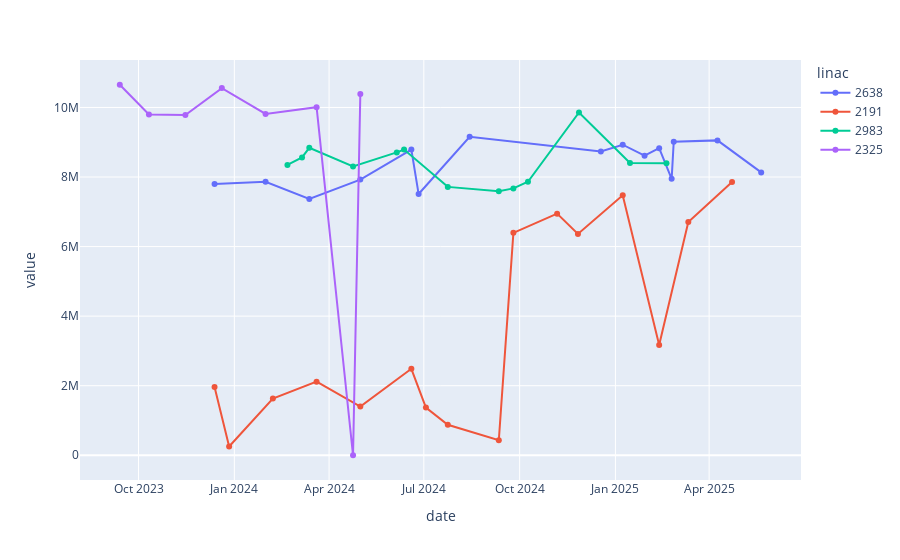
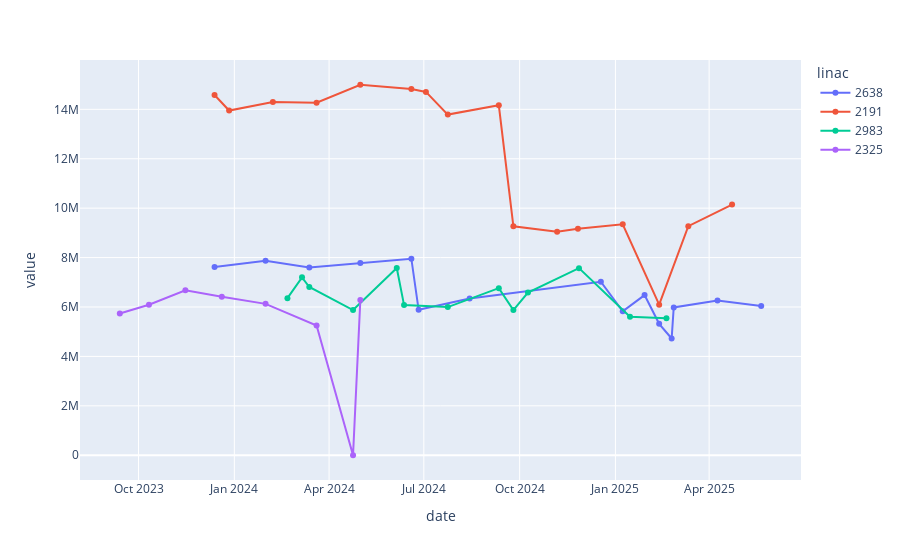
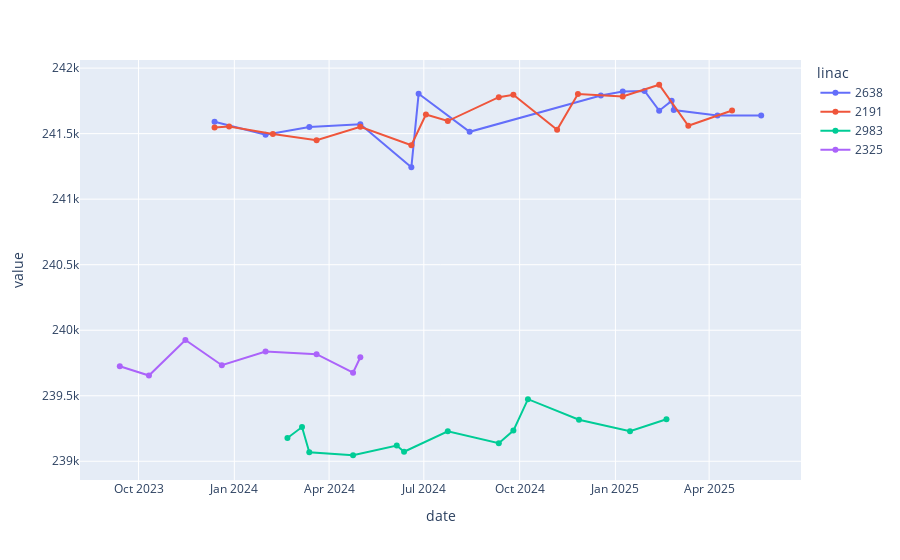

Source (notebook cell) for these figures, in order:
### Code cell
for x in range(len(show.columns)):  
    p_I = show.columns[x][:2]


    fig = px.line(mlc_cal_data[mlc_cal_data["Part&item"] == f"I:{p_I[0]} P:{p_I[1]}"], x="date", y ="value", color="linac", hover_data=["Part&item", "category"],markers=True)
    fig.show()

### Figure 1 — Plotly figure (JSON) as saved in the notebook; plotly's stock layout.template omitted (floating-point values rounded to 4 significant figures)
{"data": [{"customdata": [["I:2380 P:150.0", "Leaf Y2 1"], ["I:2380 P:150.0", "Leaf Y2 1"], ["I:2380 P:150.0", "Leaf Y2 1"], ["I:2380 P:150.0", "Leaf Y2 1"], ["I:2380 P:150.0", "Leaf Y2 1"], ["I:2380 P:150.0", "Leaf Y2 1"], ["I:2380 P:150.0", "Leaf Y2 1"], ["I:2380 P:150.0", "Leaf Y2 1"], ["I:2380 P:150.0", "Leaf Y2 1"], ["I:2380 P:150.0", "Leaf Y2 1"], ["I:2380 P:150.0", "Leaf Y2 1"], ["I:2380 P:150.0", "Leaf Y2 1"], ["I:2380 P:150.0", "Leaf Y2 1"], ["I:2380 P:150.0", "Leaf Y2 1"], ["I:2380 P:150.0", "Leaf Y2 1"]], "hovertemplate": "linac=2638<br>date=%{x}<br>value=%{y}<br>Part&item=%{customdata[0]}<br>category=%{customdata[1]}<extra></extra>", "legendgroup": "2638", "line": {"color": "#636efa", "dash": "solid"}, "marker": {"symbol": "circle"}, "mode": "lines+markers", "name": "2638", "orientation": "v", "showlegend": true, "type": "scatter", "x": ["2025-05-21", "2025-04-09", "2025-02-26", "2025-02-24", "2025-02-12", "2025-01-29", "2025-01-08", "2024-12-18", "2024-08-14", "2024-06-26", "2024-06-19", "2024-05-01", "2024-03-13", "2024-01-31", "2023-12-13"], "xaxis": "x", "y": [8133415, 9053643, 9014389, 7947535, 8828443, 8611591, 8929077, 8735390, 9154778, 7510817, 8787860, 7925594, 7369173, 7865042, 7802689], "yaxis": "y"}, {"customdata": [["I:2380 P:150.0", "Leaf Y2 1"], ["I:2380 P:150.0", "Leaf Y2 1"], ["I:2380 P:150.0", "Leaf Y2 1"], ["I:2380 P:150.0", "Leaf Y2 1"], ["I:2380 P:150.0", "Leaf Y2 1"], ["I:2380 P:150.0", "Leaf Y2 1"], ["I:2380 P:150.0", "Leaf Y2 1"], ["I:2380 P:150.0", "Leaf Y2 1"], ["I:2380 P:150.0", "Leaf Y2 1"], ["I:2380 P:150.0", "Leaf Y2 1"], ["I:2380 P:150.0", "Leaf Y2 1"], ["I:2380 P:150.0", "Leaf Y2 1"], ["I:2380 P:150.0", "Leaf Y2 1"], ["I:2380 P:150.0", "Leaf Y2 1"], ["I:2380 P:150.0", "Leaf Y2 1"], ["I:2380 P:150.0", "Leaf Y2 1"]], "hovertemplate": "linac=2191<br>date=%{x}<br>value=%{y}<br>Part&item=%{customdata[0]}<br>category=%{customdata[1]}<extra></extra>", "legendgroup": "2191", "line": {"color": "#EF553B", "dash": "solid"}, "marker": {"symbol": "circle"}, "mode": "lines+markers", "name": "2191", "orientation": "v", "showlegend": true, "type": "scatter", "x": ["2025-04-23", "2025-03-12", "2025-02-12", "2025-01-08", "2024-11-26", "2024-11-06", "2024-09-25", "2024-09-11", "2024-07-24", "2024-07-03", "2024-06-19", "2024-05-01", "2024-03-20", "2024-02-07", "2023-12-27", "2023-12-13"], "xaxis": "x", "y": [7856137, 6706497, 3167282, 7474165, 6361966, 6947284, 6394533, 431047, 877338, 1370714, 2485343, 1399742, 2116663, 1628238, 252336, 1960350], "yaxis": "y"}, {"customdata": [["I:2380 P:150.0", "Leaf Y2 1"], ["I:2380 P:150.0", "Leaf Y2 1"], ["I:2380 P:150.0", "Leaf Y2 1"], ["I:2380 P:150.0", "Leaf Y2 1"], ["I:2380 P:150.0", "Leaf Y2 1"], ["I:2380 P:150.0", "Leaf Y2 1"], ["I:2380 P:150.0", "Leaf Y2 1"], ["I:2380 P:150.0", "Leaf Y2 1"], ["I:2380 P:150.0", "Leaf Y2 1"], ["I:2380 P:150.0", "Leaf Y2 1"], ["I:2380 P:150.0", "Leaf Y2 1"], ["I:2380 P:150.0", "Leaf Y2 1"], ["I:2380 P:150.0", "Leaf Y2 1"]], "hovertemplate": "linac=2983<br>date=%{x}<br>value=%{y}<br>Part&item=%{customdata[0]}<br>category=%{customdata[1]}<extra></extra>", "legendgroup": "2983", "line": {"color": "#00cc96", "dash": "solid"}, "marker": {"symbol": "circle"}, "mode": "lines+markers", "name": "2983", "orientation": "v", "showlegend": true, "type": "scatter", "x": ["2025-02-19", "2025-01-15", "2024-11-27", "2024-10-09", "2024-09-25", "2024-09-11", "2024-07-24", "2024-06-12", "2024-06-05", "2024-04-24", "2024-03-13", "2024-03-06", "2024-02-21"], "xaxis": "x", "y": [8395801, 8403801, 9857686, 7864453, 7673425, 7589001, 7716565, 8788850, 8708416, 8303061, 8840545, 8562419, 8349277], "yaxis": "y"}, {"customdata": [["I:2380 P:150.0", "Leaf Y2 1"], ["I:2380 P:150.0", "Leaf Y2 1"], ["I:2380 P:150.0", "Leaf Y2 1"], ["I:2380 P:150.0", "Leaf Y2 1"], ["I:2380 P:150.0", "Leaf Y2 1"], ["I:2380 P:150.0", "Leaf Y2 1"], ["I:2380 P:150.0", "Leaf Y2 1"], ["I:2380 P:150.0", "Leaf Y2 1"]], "hovertemplate": "linac=2325<br>date=%{x}<br>value=%{y}<br>Part&item=%{customdata[0]}<br>category=%{customdata[1]}<extra></extra>", "legendgroup": "2325", "line": {"color": "#ab63fa", "dash": "solid"}, "marker": {"symbol": "circle"}, "mode": "lines+markers", "name": "2325", "orientation": "v", "showlegend": true, "type": "scatter", "x": ["2024-05-01", "2024-04-24", "2024-03-20", "2024-01-31", "2023-12-20", "2023-11-15", "2023-10-11", "2023-09-13"], "xaxis": "x", "y": [10383682, 0, 10006419, 9814317, 10556544, 9780612, 9797259, 10653191], "yaxis": "y"}], "layout": {"legend": {"title": {"text": "linac"}, "tracegroupgap": 0}, "margin": {"t": 60}, "xaxis": {"anchor": "y", "domain": [0, 1], "title": {"text": "date"}}, "yaxis": {"anchor": "x", "domain": [0, 1], "title": {"text": "value"}}}}

### Figure 2 — Plotly figure (JSON) as saved in the notebook; plotly's stock layout.template omitted (floating-point values rounded to 4 significant figures)
{"data": [{"customdata": [["I:2460 P:150.0", "Leaf Y1 1"], ["I:2460 P:150.0", "Leaf Y1 1"], ["I:2460 P:150.0", "Leaf Y1 1"], ["I:2460 P:150.0", "Leaf Y1 1"], ["I:2460 P:150.0", "Leaf Y1 1"], ["I:2460 P:150.0", "Leaf Y1 1"], ["I:2460 P:150.0", "Leaf Y1 1"], ["I:2460 P:150.0", "Leaf Y1 1"], ["I:2460 P:150.0", "Leaf Y1 1"], ["I:2460 P:150.0", "Leaf Y1 1"], ["I:2460 P:150.0", "Leaf Y1 1"], ["I:2460 P:150.0", "Leaf Y1 1"], ["I:2460 P:150.0", "Leaf Y1 1"], ["I:2460 P:150.0", "Leaf Y1 1"], ["I:2460 P:150.0", "Leaf Y1 1"]], "hovertemplate": "linac=2638<br>date=%{x}<br>value=%{y}<br>Part&item=%{customdata[0]}<br>category=%{customdata[1]}<extra></extra>", "legendgroup": "2638", "line": {"color": "#636efa", "dash": "solid"}, "marker": {"symbol": "circle"}, "mode": "lines+markers", "name": "2638", "orientation": "v", "showlegend": true, "type": "scatter", "x": ["2025-05-21", "2025-04-09", "2025-02-26", "2025-02-24", "2025-02-12", "2025-01-29", "2025-01-08", "2024-12-18", "2024-08-14", "2024-06-26", "2024-06-19", "2024-05-01", "2024-03-13", "2024-01-31", "2023-12-13"], "xaxis": "x", "y": [6040581, 6265424, 5980732, 4724329, 5319296, 6482396, 5823658, 7021315, 6347089, 5886890, 7953768, 7785303, 7595146, 7869589, 7621308], "yaxis": "y"}, {"customdata": [["I:2460 P:150.0", "Leaf Y1 1"], ["I:2460 P:150.0", "Leaf Y1 1"], ["I:2460 P:150.0", "Leaf Y1 1"], ["I:2460 P:150.0", "Leaf Y1 1"], ["I:2460 P:150.0", "Leaf Y1 1"], ["I:2460 P:150.0", "Leaf Y1 1"], ["I:2460 P:150.0", "Leaf Y1 1"], ["I:2460 P:150.0", "Leaf Y1 1"], ["I:2460 P:150.0", "Leaf Y1 1"], ["I:2460 P:150.0", "Leaf Y1 1"], ["I:2460 P:150.0", "Leaf Y1 1"], ["I:2460 P:150.0", "Leaf Y1 1"], ["I:2460 P:150.0", "Leaf Y1 1"], ["I:2460 P:150.0", "Leaf Y1 1"], ["I:2460 P:150.0", "Leaf Y1 1"], ["I:2460 P:150.0", "Leaf Y1 1"]], "hovertemplate": "linac=2191<br>date=%{x}<br>value=%{y}<br>Part&item=%{customdata[0]}<br>category=%{customdata[1]}<extra></extra>", "legendgroup": "2191", "line": {"color": "#EF553B", "dash": "solid"}, "marker": {"symbol": "circle"}, "mode": "lines+markers", "name": "2191", "orientation": "v", "showlegend": true, "type": "scatter", "x": ["2025-04-23", "2025-03-12", "2025-02-12", "2025-01-08", "2024-11-26", "2024-11-06", "2024-09-25", "2024-09-11", "2024-07-24", "2024-07-03", "2024-06-19", "2024-05-01", "2024-03-20", "2024-02-07", "2023-12-27", "2023-12-13"], "xaxis": "x", "y": [10144377, 9271440, 6093922, 9349237, 9162529, 9045010, 9266831, 14164986, 13788011, 14705726, 14826820, 14995254, 14269632, 14299793, 13951338, 14580517], "yaxis": "y"}, {"customdata": [["I:2460 P:150.0", "Leaf Y1 1"], ["I:2460 P:150.0", "Leaf Y1 1"], ["I:2460 P:150.0", "Leaf Y1 1"], ["I:2460 P:150.0", "Leaf Y1 1"], ["I:2460 P:150.0", "Leaf Y1 1"], ["I:2460 P:150.0", "Leaf Y1 1"], ["I:2460 P:150.0", "Leaf Y1 1"], ["I:2460 P:150.0", "Leaf Y1 1"], ["I:2460 P:150.0", "Leaf Y1 1"], ["I:2460 P:150.0", "Leaf Y1 1"], ["I:2460 P:150.0", "Leaf Y1 1"], ["I:2460 P:150.0", "Leaf Y1 1"], ["I:2460 P:150.0", "Leaf Y1 1"]], "hovertemplate": "linac=2983<br>date=%{x}<br>value=%{y}<br>Part&item=%{customdata[0]}<br>category=%{customdata[1]}<extra></extra>", "legendgroup": "2983", "line": {"color": "#00cc96", "dash": "solid"}, "marker": {"symbol": "circle"}, "mode": "lines+markers", "name": "2983", "orientation": "v", "showlegend": true, "type": "scatter", "x": ["2025-02-19", "2025-01-15", "2024-11-27", "2024-10-09", "2024-09-25", "2024-09-11", "2024-07-24", "2024-06-12", "2024-06-05", "2024-04-24", "2024-03-13", "2024-03-06", "2024-02-21"], "xaxis": "x", "y": [5549305, 5606000, 7572598, 6584339, 5873922, 6761880, 5997104, 6078419, 7578995, 5875364, 6810081, 7200676, 6356592], "yaxis": "y"}, {"customdata": [["I:2460 P:150.0", "Leaf Y1 1"], ["I:2460 P:150.0", "Leaf Y1 1"], ["I:2460 P:150.0", "Leaf Y1 1"], ["I:2460 P:150.0", "Leaf Y1 1"], ["I:2460 P:150.0", "Leaf Y1 1"], ["I:2460 P:150.0", "Leaf Y1 1"], ["I:2460 P:150.0", "Leaf Y1 1"], ["I:2460 P:150.0", "Leaf Y1 1"]], "hovertemplate": "linac=2325<br>date=%{x}<br>value=%{y}<br>Part&item=%{customdata[0]}<br>category=%{customdata[1]}<extra></extra>", "legendgroup": "2325", "line": {"color": "#ab63fa", "dash": "solid"}, "marker": {"symbol": "circle"}, "mode": "lines+markers", "name": "2325", "orientation": "v", "showlegend": true, "type": "scatter", "x": ["2024-05-01", "2024-04-24", "2024-03-20", "2024-01-31", "2023-12-20", "2023-11-15", "2023-10-11", "2023-09-13"], "xaxis": "x", "y": [6279901, 0, 5252486, 6127564, 6417020, 6675852, 6093259, 5739156], "yaxis": "y"}], "layout": {"legend": {"title": {"text": "linac"}, "tracegroupgap": 0}, "margin": {"t": 60}, "xaxis": {"anchor": "y", "domain": [0, 1], "title": {"text": "date"}}, "yaxis": {"anchor": "x", "domain": [0, 1], "title": {"text": "value"}}}}

### Figure 3 — Plotly figure (JSON) as saved in the notebook; plotly's stock layout.template omitted (floating-point values rounded to 4 significant figures)
{"data": [{"customdata": [["I:2300 P:133.0", "Leaf Pair 1"], ["I:2300 P:133.0", "Leaf Pair 1"], ["I:2300 P:133.0", "Leaf Pair 1"], ["I:2300 P:133.0", "Leaf Pair 1"], ["I:2300 P:133.0", "Leaf Pair 1"], ["I:2300 P:133.0", "Leaf Pair 1"], ["I:2300 P:133.0", "Leaf Pair 1"], ["I:2300 P:133.0", "Leaf Pair 1"], ["I:2300 P:133.0", "Leaf Pair 1"], ["I:2300 P:133.0", "Leaf Pair 1"], ["I:2300 P:133.0", "Leaf Pair 1"], ["I:2300 P:133.0", "Leaf Pair 1"], ["I:2300 P:133.0", "Leaf Pair 1"], ["I:2300 P:133.0", "Leaf Pair 1"], ["I:2300 P:133.0", "Leaf Pair 1"]], "hovertemplate": "linac=2638<br>date=%{x}<br>value=%{y}<br>Part&item=%{customdata[0]}<br>category=%{customdata[1]}<extra></extra>", "legendgroup": "2638", "line": {"color": "#636efa", "dash": "solid"}, "marker": {"symbol": "circle"}, "mode": "lines+markers", "name": "2638", "orientation": "v", "showlegend": true, "type": "scatter", "x": ["2025-05-21", "2025-04-09", "2025-02-26", "2025-02-24", "2025-02-12", "2025-01-29", "2025-01-08", "2024-12-18", "2024-08-14", "2024-06-26", "2024-06-19", "2024-05-01", "2024-03-13", "2024-01-31", "2023-12-13"], "xaxis": "x", "y": [241639, 241639, 241680, 241750, 241675, 241826, 241822, 241791, 241514, 241804, 241243, 241572, 241550, 241492, 241590], "yaxis": "y"}, {"customdata": [["I:2300 P:133.0", "Leaf Pair 1"], ["I:2300 P:133.0", "Leaf Pair 1"], ["I:2300 P:133.0", "Leaf Pair 1"], ["I:2300 P:133.0", "Leaf Pair 1"], ["I:2300 P:133.0", "Leaf Pair 1"], ["I:2300 P:133.0", "Leaf Pair 1"], ["I:2300 P:133.0", "Leaf Pair 1"], ["I:2300 P:133.0", "Leaf Pair 1"], ["I:2300 P:133.0", "Leaf Pair 1"], ["I:2300 P:133.0", "Leaf Pair 1"], ["I:2300 P:133.0", "Leaf Pair 1"], ["I:2300 P:133.0", "Leaf Pair 1"], ["I:2300 P:133.0", "Leaf Pair 1"], ["I:2300 P:133.0", "Leaf Pair 1"], ["I:2300 P:133.0", "Leaf Pair 1"], ["I:2300 P:133.0", "Leaf Pair 1"]], "hovertemplate": "linac=2191<br>date=%{x}<br>value=%{y}<br>Part&item=%{customdata[0]}<br>category=%{customdata[1]}<extra></extra>", "legendgroup": "2191", "line": {"color": "#EF553B", "dash": "solid"}, "marker": {"symbol": "circle"}, "mode": "lines+markers", "name": "2191", "orientation": "v", "showlegend": true, "type": "scatter", "x": ["2025-04-23", "2025-03-12", "2025-02-12", "2025-01-08", "2024-11-26", "2024-11-06", "2024-09-25", "2024-09-11", "2024-07-24", "2024-07-03", "2024-06-19", "2024-05-01", "2024-03-20", "2024-02-07", "2023-12-27", "2023-12-13"], "xaxis": "x", "y": [241677, 241560, 241873, 241783, 241802, 241529, 241797, 241778, 241596, 241646, 241412, 241552, 241449, 241498, 241554, 241547], "yaxis": "y"}, {"customdata": [["I:2300 P:133.0", "Leaf Pair 1"], ["I:2300 P:133.0", "Leaf Pair 1"], ["I:2300 P:133.0", "Leaf Pair 1"], ["I:2300 P:133.0", "Leaf Pair 1"], ["I:2300 P:133.0", "Leaf Pair 1"], ["I:2300 P:133.0", "Leaf Pair 1"], ["I:2300 P:133.0", "Leaf Pair 1"], ["I:2300 P:133.0", "Leaf Pair 1"], ["I:2300 P:133.0", "Leaf Pair 1"], ["I:2300 P:133.0", "Leaf Pair 1"], ["I:2300 P:133.0", "Leaf Pair 1"], ["I:2300 P:133.0", "Leaf Pair 1"], ["I:2300 P:133.0", "Leaf Pair 1"]], "hovertemplate": "linac=2983<br>date=%{x}<br>value=%{y}<br>Part&item=%{customdata[0]}<br>category=%{customdata[1]}<extra></extra>", "legendgroup": "2983", "line": {"color": "#00cc96", "dash": "solid"}, "marker": {"symbol": "circle"}, "mode": "lines+markers", "name": "2983", "orientation": "v", "showlegend": true, "type": "scatter", "x": ["2025-02-19", "2025-01-15", "2024-11-27", "2024-10-09", "2024-09-25", "2024-09-11", "2024-07-24", "2024-06-12", "2024-06-05", "2024-04-24", "2024-03-13", "2024-03-06", "2024-02-21"], "xaxis": "x", "y": [239321, 239230, 239317, 239474, 239234, 239138, 239229, 239073, 239120, 239046, 239068, 239261, 239178], "yaxis": "y"}, {"customdata": [["I:2300 P:133.0", "Leaf Pair 1"], ["I:2300 P:133.0", "Leaf Pair 1"], ["I:2300 P:133.0", "Leaf Pair 1"], ["I:2300 P:133.0", "Leaf Pair 1"], ["I:2300 P:133.0", "Leaf Pair 1"], ["I:2300 P:133.0", "Leaf Pair 1"], ["I:2300 P:133.0", "Leaf Pair 1"], ["I:2300 P:133.0", "Leaf Pair 1"]], "hovertemplate": "linac=2325<br>date=%{x}<br>value=%{y}<br>Part&item=%{customdata[0]}<br>category=%{customdata[1]}<extra></extra>", "legendgroup": "2325", "line": {"color": "#ab63fa", "dash": "solid"}, "marker": {"symbol": "circle"}, "mode": "lines+markers", "name": "2325", "orientation": "v", "showlegend": true, "type": "scatter", "x": ["2024-05-01", "2024-04-24", "2024-03-20", "2024-01-31", "2023-12-20", "2023-11-15", "2023-10-11", "2023-09-13"], "xaxis": "x", "y": [239794, 239676, 239817, 239838, 239733, 239926, 239654, 239725], "yaxis": "y"}], "layout": {"legend": {"title": {"text": "linac"}, "tracegroupgap": 0}, "margin": {"t": 60}, "xaxis": {"anchor": "y", "domain": [0, 1], "title": {"text": "date"}}, "yaxis": {"anchor": "x", "domain": [0, 1], "title": {"text": "value"}}}}
